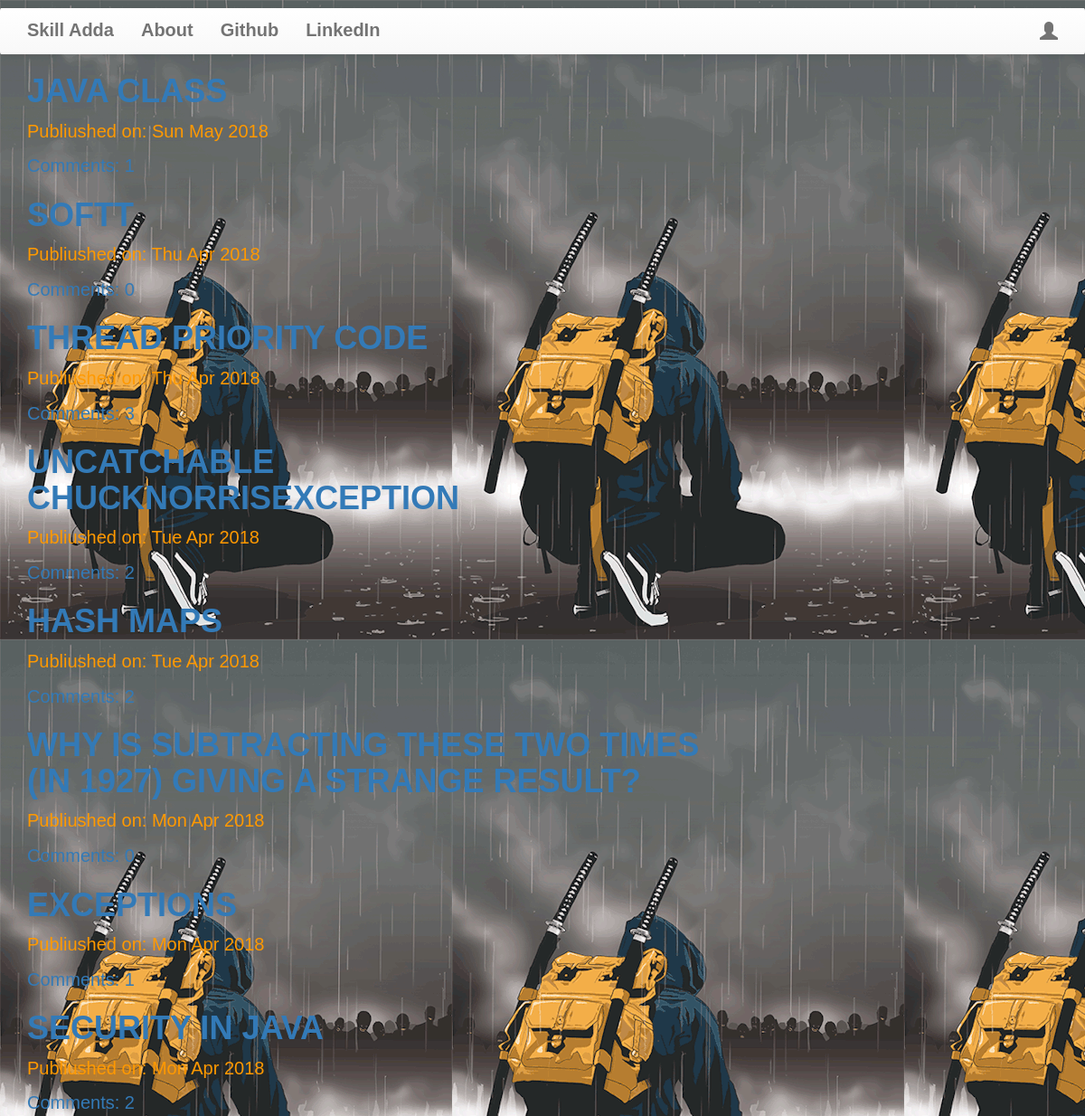
The page / on the database its author committed.
### blog/models.py (models this page shows, shortened)
class Post(models.Model):
    author = models.ForeignKey('auth.User')
    title = models.CharField(max_length=200)
    text = models.TextField()
    created_date = models.DateTimeField(default=timezone.now)
    published_date = models.DateTimeField(blank=True,null=True)
    def approve_comments(self):
        return self.comments.filter(approved_comment=True)

### blog/views.py (the view)
# urls.py: url(r'^$',views.PostListView.as_view(),name='post_list'),
class PostListView(ListView):
    model = Post
    def get_queryset(self):
        return Post.objects.filter(published_date__lte=timezone.now()).order_by('-published_date')

### blog/templates/blog/post_list.html
{% extends "blog/base.html" %}
{% block content %}
<div class="centerstage">
  {% for post in post_list %}
  <div class="post">
    <h1><a href="{% url 'post_detail' pk=post.pk %}">{{ post.title}}</a></h1>
    <div class="date">
      <p>Publiushed on: {{post.published_date|date:"D M Y"}}</p>
    </div>
    <a href="{% url 'post_detail' pk=post.pk %}">Comments: {{post.approve_comments.count }}</a>
  </div>
  {% endfor %}
</div>
{% endblock %}

### blog/templates/blog/base.html (shortened to what this page needs)
<!DOCTYPE html>
{% load staticfiles %}
<html>
    <head>
        <link rel="stylesheet" href="https://maxcdn.bootstrapcdn.com/bootstrap/3.3.7/css/bootstrap.min.css">
        <link rel="stylesheet" href="https://maxcdn.bootstrapcdn.com/bootstrap/3.3.7/css/bootstrap-theme.min.css">
        <link rel="stylesheet" href="//cdn.jsdelivr.net/medium-editor/latest/css/medium-editor.min.css" type="text/css" media="screen" charset="utf-8">
        <link rel="stylesheet" href="{% static 'css/try.css' %}">
<body class='loader'>
  <nav class="navbar navbar-default techfont custom-navbar">
    <div class="container">
      <ul class="nav navbar-nav">
        <li><a class='navbar-brand bigbrand' href="{% url 'post_list' %}">Skill Adda</a></li>
        <li><a href="{% url 'about'%}">About</a></li>
        <li><a href="https://www.github.com">Github</a></li>
        <li><a href="https://www.linkedin.com">LinkedIn</a></li>
      </ul>
      <ul class="nav navbar-nav navbar-right">
        {% if user.is_authenticated %}
        <li>
          <a href="{% url 'post_new' %}" >New Post</a>
        </li>
        <li>
          <a href="{% url 'post_draft_list' %}">Drafts</a>
        </li>
        <li>
          <a href="{% url 'logout' %}" >Log out</a>
        </li>
        <li>
          <a >Welcome: {{ user.username }}</a>
        </li>
          {% else %}
          <li><a class='nav navbar-right' href="{% url 'login' %}" ><span class="glyphicon glyphicon-user"></span></a></li>
        {% endif %}
      </ul>
  </div>
</nav>
        <div class="content container"style="color:#ff9900;font-size:20px;font-family: 'Poor Story', sans-serif">
            <div class="row"style="color:#ff9900;font-size:20px;font-family: 'Poor Story', sans-serif">
                <div class="col-md-8"style="color:#ff9900;font-size:20px;font-family: 'Poor Story', sans-serif">
                  <div class="blog_posts" style="color:#ff9900;font-size:20px;font-family: 'Poor Story', sans-serif">
                    {% block content %}
                    {% endblock %}
                  </div>
                </div>
            </div>
        </div>
</body>
</html>

### blog/static/css/try.css (style rules this page uses)
body { margin: 0; padding: 0; font-family: 'Poor Story', sans-serif; background-image: url("sm.gif"); }
li { list-style: none; }
a:hover, a:visited, a { text-decoration: none; }
h1, h2 { text-transform: uppercase; font-weight: bold; }
.navbar-default { background-color: transparent; border-color: transparent; margin-bottom: 0; margin-top: 8px; transition: all .5s ease 0s; -webkit-transition: all .5s ease 0s; -moz-transition: all .5s ease 0s; -o-transition: all .5s ease 0s; -ms-transition: all .5s ease 0s; }
ul.nav { margin: 0; padding: 0; }
.navbar-default .navbar-nav>li>a { font-size:20px; color: #737373; text-transform: capitalize; transition: all .7s ease 0s; -webkit-transition: all .7s ease 0s; -moz-transition: all .7s ease 0s; -o-transition: all .7s ease 0s; -ms-transition: all .7s ease 0s; padding: 14px 15px; font-weight: bold; }
html, body, .carousel, .carousel-inner, .carousel-inner .item { height: 100%; }

### rows shown on the page
Post: title "JAVA CLASS", published_date "Sun May 2018"
Post: title "SOFTT", published_date "Thu Apr 2018", approve_comments.count "0"
Post: title "THREAD PRIORITY CODE", published_date "Thu Apr 2018", approve_comments.count "3"
Post: title "UNCATCHABLE CHUCKNORRISEXCEPTION", published_date "Tue Apr 2018", approve_comments.count "2"
Post: title "HASH MAPS", published_date "Tue Apr 2018", approve_comments.count "2"
Post: title "WHY IS SUBTRACTING THESE TWO TIMES (IN 1927) GIVING A STRANGE RESULT?", published_date "Mon Apr 2018", approve_comments.count "0"
Post: title "EXCEPTIONS", published_date "Mon Apr 2018", approve_comments.count "1"
Post: title "SECURITY IN JAVA", published_date "Mon Apr 2018", approve_comments.count "2"
